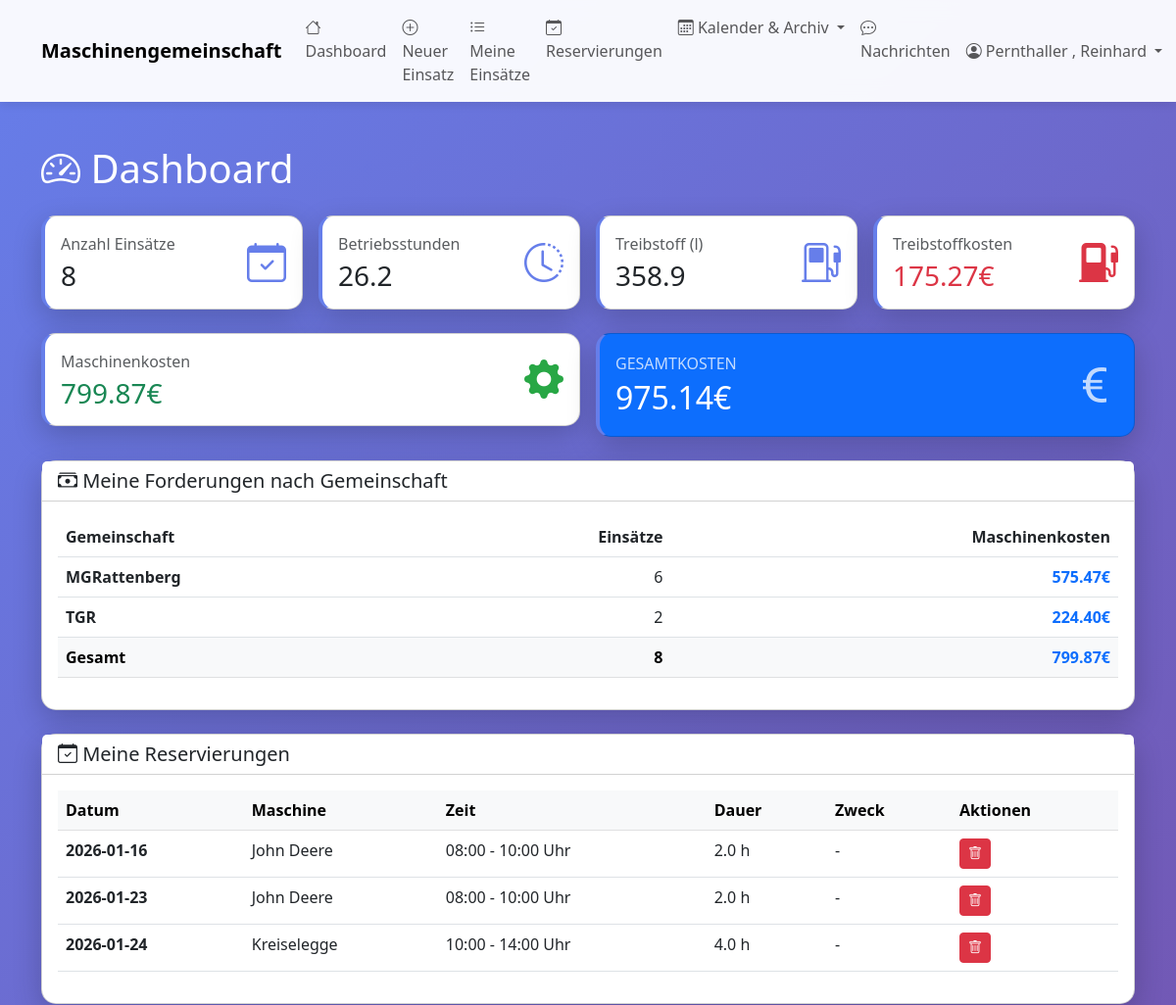
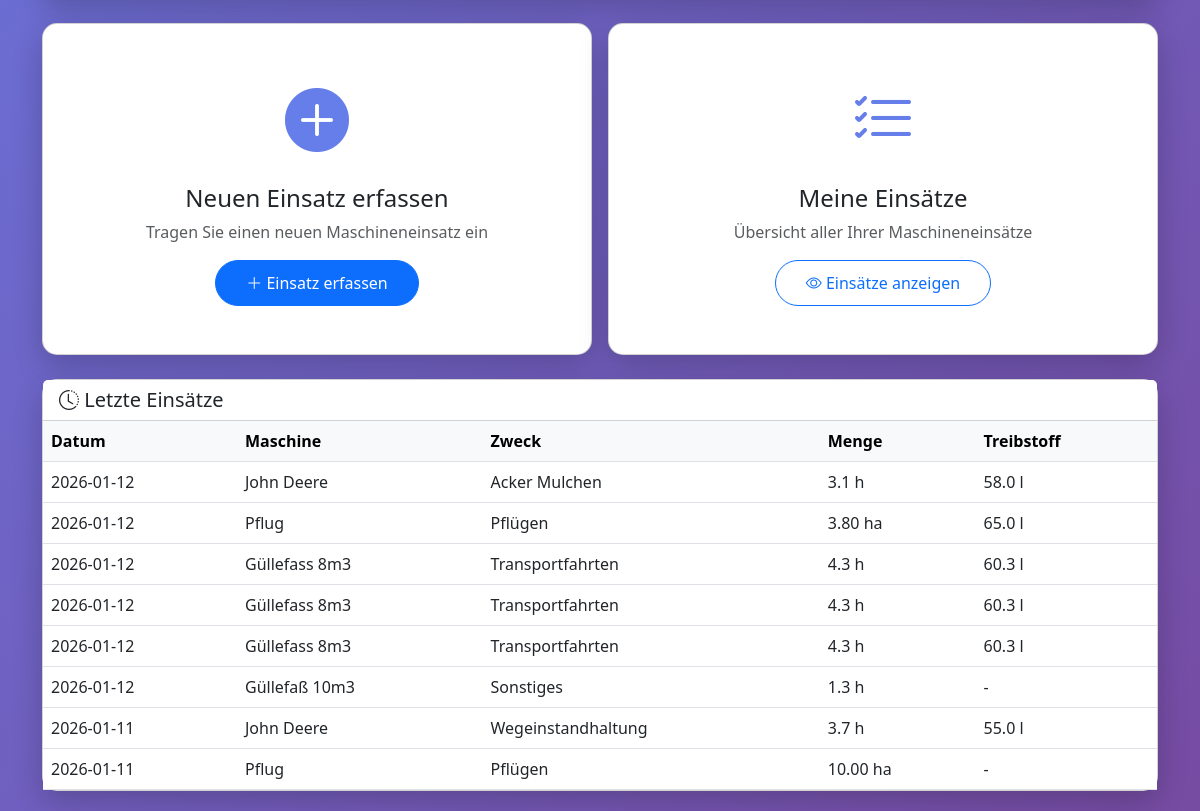
Page /dashboard (signed in) on the committed database (2 pictures, top to bottom).
### tables this page shows
CREATE TABLE gemeinschaften (
                id INTEGER PRIMARY KEY AUTOINCREMENT,
                name TEXT NOT NULL UNIQUE,
                beschreibung TEXT,
                erstellt_am TIMESTAMP DEFAULT CURRENT_TIMESTAMP,
                aktiv BOOLEAN DEFAULT 1
            );

CREATE TABLE maschinen_reservierungen (
                id INTEGER PRIMARY KEY AUTOINCREMENT,
                maschine_id INTEGER NOT NULL,
                benutzer_id INTEGER NOT NULL,
                datum DATE NOT NULL,
                uhrzeit_von TIME NOT NULL,
                uhrzeit_bis TIME NOT NULL,
                nutzungsdauer_stunden REAL NOT NULL,
                zweck TEXT,
                bemerkung TEXT,
                status TEXT DEFAULT 'aktiv',
                erstellt_am TIMESTAMP DEFAULT CURRENT_TIMESTAMP,
                geaendert_am TIMESTAMP DEFAULT CURRENT_TIMESTAMP,
                FOREIGN KEY (maschine_id) REFERENCES maschinen(id) ON DELETE CASCADE,
                FOREIGN KEY (benutzer_id) REFERENCES benutzer(id) ON DELETE CASCADE
            );

CREATE TABLE maschinen (
    id INTEGER PRIMARY KEY AUTOINCREMENT,
    bezeichnung TEXT NOT NULL,
    hersteller TEXT,
    modell TEXT,
    baujahr INTEGER,
    kennzeichen TEXT,
    anschaffungsdatum DATE,
    stundenzaehler_aktuell REAL,
    naechste_wartung_bei REAL,
    aktiv BOOLEAN DEFAULT 1,
    bemerkungen TEXT
, abrechnungsart TEXT DEFAULT 'stunden', preis_pro_einheit REAL DEFAULT 0.0, wartungsintervall INTEGER DEFAULT 50, naechste_wartung REAL, anmerkungen TEXT, erfassungsmodus TEXT DEFAULT 'fortlaufend', gemeinschaft_id INTEGER DEFAULT 1 REFERENCES gemeinschaften(id), anschaffungspreis REAL DEFAULT 0.0, abschreibungsdauer_jahre INTEGER DEFAULT 10);

CREATE TABLE einsatzzwecke (
    id INTEGER PRIMARY KEY AUTOINCREMENT,
    bezeichnung TEXT NOT NULL UNIQUE,
    beschreibung TEXT,
    aktiv BOOLEAN DEFAULT 1
);

### web_app.py (the view)
@app.route('/dashboard')
@login_required
def dashboard():
    archiviere_abgelaufene_reservierungen()
    with MaschinenDBContext(DB_PATH) as db:
        benutzer_id = session['benutzer_id']
        statistik = db.get_statistik_benutzer(benutzer_id)
        treibstoffkosten = statistik.get('gesamt_kosten', 0) or 0
        maschinenkosten = statistik.get('gesamt_maschinenkosten', 0) or 0
        statistik['gesamtkosten'] = treibstoffkosten + maschinenkosten
        einsaetze = db.get_einsaetze_by_benutzer(benutzer_id)
        letzte_einsaetze = einsaetze[:10] if einsaetze else []
        cursor = db.connection.cursor()
        cursor.execute("""
            SELECT
                g.id,
                g.name,
                COUNT(e.id) as anzahl_einsaetze,
                SUM(
                    CASE
                        WHEN m.abrechnungsart = 'stunden' THEN (e.endstand - e.anfangstand) * COALESCE(m.preis_pro_einheit, 0)
                        ELSE COALESCE(e.flaeche_menge, 0) * COALESCE(m.preis_pro_einheit, 0)
                    END
                ) as maschinenkosten
            FROM maschineneinsaetze e
            JOIN maschinen m ON e.maschine_id = m.id
            JOIN gemeinschaften g ON m.gemeinschaft_id = g.id
            WHERE e.benutzer_id = ?
            GROUP BY g.id, g.name
            ORDER BY g.name
        """, (benutzer_id,))
        columns = [desc[0] for desc in cursor.description]
        schulden_nach_gemeinschaft = []
        for row in cursor.fetchall():
            d = dict(zip(columns, row))
            d['bezeichnung'] = d['name']  # Mapping fÃ¼r Template
            d['gesamtkosten'] = d['maschinenkosten'] or 0
            schulden_nach_gemeinschaft.append(d)
        cursor.execute("""
            SELECT r.*, m.bezeichnung as maschine_bezeichnung
            FROM maschinen_reservierungen r
            JOIN maschinen m ON r.maschine_id = m.id
            WHERE r.benutzer_id = ?
              AND r.datum >= date('now')
              AND r.status = 'aktiv'
            ORDER BY r.datum, r.uhrzeit_von
        """, (benutzer_id,))
        columns = [desc[0] for desc in cursor.description]
        reservierungen = [dict(zip(columns, row)) for row in cursor.fetchall()]
        cursor.execute("""
            SELECT COUNT(*) FROM gemeinschafts_nachrichten n
            JOIN mitglied_gemeinschaft mg ON n.gemeinschaft_id = mg.gemeinschaft_id
            LEFT JOIN nachricht_gelesen ng ON n.id = ng.nachricht_id AND ng.benutzer_id = ?
            WHERE mg.mitglied_id = ? AND ng.id IS NULL
        """, (benutzer_id, benutzer_id))
        ungelesene_nachrichten = cursor.fetchone()[0]
    return render_template('dashboard.html',
                         statistik=statistik,
                         einsaetze=letzte_einsaetze,
                         schulden_nach_gemeinschaft=schulden_nach_gemeinschaft,
                         reservierungen=reservierungen,
                         ungelesene_nachrichten=ungelesene_nachrichten)

### templates/dashboard.html (shortened to what this page needs)
{% extends "base.html" %}
{% block content %}
<div class="row mt-4">
    <div class="col-12">
        <h1 class="text-white mb-4">
            <i class="bi bi-speedometer2"></i> Dashboard
        </h1>
    </div>
</div>
<div class="row g-3 mb-4">
    <div class="col-md-3">
        <div class="card stat-card">
            <div class="card-body">
                <div class="d-flex justify-content-between align-items-center">
                    <div>
                        <p class="text-muted mb-1">Anzahl Einsätze</p>
                        <h3 class="mb-0">{{ statistik.anzahl_einsaetze or 0 }}</h3>
                    </div>
                    <i class="bi bi-calendar-check" style="font-size: 2.5rem; color: #667eea;"></i>
                </div>
            </div>
        </div>
    </div>
    <div class="col-md-3">
        <div class="card stat-card">
            <div class="card-body">
                <div class="d-flex justify-content-between align-items-center">
                    <div>
                        <p class="text-muted mb-1">Betriebsstunden</p>
                        <h3 class="mb-0">{{ "%.1f"|format(statistik.gesamt_stunden or 0) }}</h3>
                    </div>
                    <i class="bi bi-clock-history" style="font-size: 2.5rem; color: #667eea;"></i>
                </div>
            </div>
        </div>
    </div>
    <div class="col-md-3">
        <div class="card stat-card">
            <div class="card-body">
                <div class="d-flex justify-content-between align-items-center">
                    <div>
                        <p class="text-muted mb-1">Treibstoff (l)</p>
                        <h3 class="mb-0">{{ "%.1f"|format(statistik.gesamt_treibstoff or 0) }}</h3>
                    </div>
                    <i class="bi bi-fuel-pump" style="font-size: 2.5rem; color: #667eea;"></i>
                </div>
            </div>
        </div>
    </div>
    <div class="col-md-3">
        <div class="card stat-card">
            <div class="card-body">
                <div class="d-flex justify-content-between align-items-center">
                    <div>
                        <p class="text-muted mb-1">Treibstoffkosten</p>
                        <h3 class="mb-0 text-danger">{{ "%.2f"|format(statistik.gesamt_kosten or 0) }}€</h3>
                    </div>
                    <i class="bi bi-fuel-pump-fill" style="font-size: 2.5rem; color: #dc3545;"></i>
                </div>
            </div>
        </div>
    </div>
</div>
<div class="row g-3 mb-4">
    <div class="col-md-6">
        <div class="card stat-card">
            <div class="card-body">
                <div class="d-flex justify-content-between align-items-center">
                    <div>
                        <p class="text-muted mb-1">Maschinenkosten</p>
                        <h3 class="mb-0 text-success">{{ "%.2f"|format(statistik.gesamt_maschinenkosten or 0) }}€</h3>
                    </div>
                    <i class="bi bi-gear-fill" style="font-size: 2.5rem; color: #28a745;"></i>
                </div>
            </div>
        </div>
    </div>
    <div class="col-md-6">
        <div class="card stat-card bg-primary text-white">
            <div class="card-body">
                <div class="d-flex justify-content-between align-items-center">
                    <div>
                        <p class="mb-1 opacity-75">GESAMTKOSTEN</p>
                        <h2 class="mb-0">{{ "%.2f"|format(statistik.gesamtkosten or 0) }}€</h2>
                    </div>
                    <i class="bi bi-currency-euro" style="font-size: 3rem; opacity: 0.75;"></i>
                </div>
            </div>
        </div>
    </div>
</div>
{% if schulden_nach_gemeinschaft %}
<div class="row mb-4">
    <div class="col-12">
        <div class="card">
            <div class="card-header bg-white">
                <h5 class="mb-0">
                    <i class="bi bi-cash-stack"></i> Meine Forderungen nach Gemeinschaft
                </h5>
            </div>
            <div class="card-body">
                <div class="table-responsive">
                    <table class="table table-hover">
                        <thead>
                            <tr>
                                <th>Gemeinschaft</th>
                                <th class="text-end">Einsätze</th>
                                <th class="text-end">Maschinenkosten</th>
                            </tr>
                        </thead>
                        <tbody>
                            {% for schuld in schulden_nach_gemeinschaft %}
                            <tr>
                                <td><strong>{{ schuld.bezeichnung }}</strong></td>
                                <td class="text-end">{{ schuld.anzahl_einsaetze }}</td>
                                <td class="text-end">
                                    <strong class="text-primary">{{ "%.2f"|format(schuld.gesamtkosten or 0) }}€</strong>
                                </td>
                            </tr>
                            {% endfor %}
                        </tbody>
                        <tfoot class="table-light">
                            <tr>
                                <th>Gesamt</th>
                                <th class="text-end">{{ schulden_nach_gemeinschaft|sum(attribute='anzahl_einsaetze') }}</th>
                                <th class="text-end">
                                    <strong class="text-primary">{{ "%.2f"|format(schulden_nach_gemeinschaft|sum(attribute='gesamtkosten')) }}€</strong>
                                </th>
                            </tr>
                        </tfoot>
                    </table>
                </div>
            </div>
        </div>
    </div>
</div>
{% endif %}
{% if reservierungen %}
<div class="row mb-4">
    <div class="col-12">
        <div class="card">
            <div class="card-header bg-white">
                <h5 class="mb-0">
                    <i class="bi bi-calendar-check"></i> Meine Reservierungen
                </h5>
            </div>
            <div class="card-body">
                <div class="table-responsive">
                    <table class="table table-hover">
                        <thead class="table-light">
                            <tr>
                                <th>Datum</th>
                                <th>Maschine</th>
                                <th>Zeit</th>
                                <th>Dauer</th>
                                <th>Zweck</th>
                                <th>Aktionen</th>
                            </tr>
                        </thead>
                        <tbody>
                            {% for res in reservierungen %}
                            <tr>
                                <td><strong>{{ res.datum }}</strong></td>
                                <td>{{ res.maschine_bezeichnung }}</td>
                                <td>{{ res.uhrzeit_von }} - {{ res.uhrzeit_bis }} Uhr</td>
                                <td>{{ res.nutzungsdauer_stunden }} h</td>
                                <td>{{ res.zweck or '-' }}</td>
                                <td>
                                    <form method="POST" action="{{ url_for('reservierung_stornieren', reservierung_id=res.id) }}"
                                          style="display: inline;" onsubmit="return confirm('Reservierung wirklich stornieren?');">
                                        <button type="submit" class="btn btn-sm btn-danger" title="Stornieren">
                                            <i class="bi bi-trash"></i>
                                        </button>
                                    </form>
                                </td>
                            </tr>
                            {% endfor %}
                        </tbody>
                    </table>
                </div>
            </div>
        </div>
    </div>
</div>
{% endif %}
<div class="row g-3 mb-4">
    <div class="col-md-6">
        <div class="card h-100">
            <div class="card-body text-center p-5">
                <i class="bi bi-plus-circle-fill" style="font-size: 4rem; color: #667eea;"></i>
                <h4 class="mt-3">Neuen Einsatz erfassen</h4>
                <p class="text-muted">Tragen Sie einen neuen Maschineneinsatz ein</p>
                <a href="{{ url_for('neuer_einsatz') }}" class="btn btn-primary btn-custom">
                    <i class="bi bi-plus-lg"></i> Einsatz erfassen
                </a>
            </div>
        </div>
    </div>
    <div class="col-md-6">
        <div class="card h-100">
            <div class="card-body text-center p-5">
                <i class="bi bi-list-check" style="font-size: 4rem; color: #667eea;"></i>
                <h4 class="mt-3">Meine Einsätze</h4>
                <p class="text-muted">Übersicht aller Ihrer Maschineneinsätze</p>
                <a href="{{ url_for('meine_einsaetze') }}" class="btn btn-outline-primary btn-custom">
                    <i class="bi bi-eye"></i> Einsätze anzeigen
                </a>
            </div>
        </div>
    </div>
</div>
{% if einsaetze %}
<div class="row">
    <div class="col-12">
        <div class="card">
            <div class="card-header bg-white">
                <h5 class="mb-0"><i class="bi bi-clock-history"></i> Letzte Einsätze</h5>
            </div>
            <div class="card-body p-0">
                <div class="table-responsive">
                    <table class="table table-hover mb-0">
                        <thead class="table-light">
                            <tr>
                                <th>Datum</th>
                                <th>Maschine</th>
                                <th>Zweck</th>
                                <th>Menge</th>
                                <th>Treibstoff</th>
                            </tr>
                        </thead>
                        <tbody>
                            {% for einsatz in einsaetze %}
                            <tr>
                                <td>{{ einsatz.datum }}</td>
                                <td>{{ einsatz.maschine }}</td>
                                <td>{{ einsatz.einsatzzweck }}</td>
                                <td>
                                    {% if einsatz.abrechnungsart == 'hektar' and einsatz.flaeche_menge %}
                                        {{ "%.2f"|format(einsatz.flaeche_menge) }} ha
                                    {% elif einsatz.abrechnungsart == 'kilometer' and einsatz.flaeche_menge %}
                                        {{ "%.2f"|format(einsatz.flaeche_menge) }} km
                                    {% elif einsatz.abrechnungsart == 'stueck' and einsatz.flaeche_menge %}
                                        {{ "%.0f"|format(einsatz.flaeche_menge) }} St
                                    {% else %}
                                        {{ "%.1f"|format(einsatz.betriebsstunden) }} h
                                    {% endif %}
                                </td>
                                <td>
                                    {% if einsatz.treibstoffverbrauch %}
                                        {{ "%.1f"|format(einsatz.treibstoffverbrauch) }} l
                                    {% else %}
                                        -
                                    {% endif %}
                                </td>
                            </tr>
                            {% endfor %}
                        </tbody>
                    </table>
                </div>
            </div>
        </div>
    </div>
</div>
{% endif %}
{% endblock %}

### rows in the picture
gemeinschaften: bezeichnung "MGRattenberg", anzahl_einsaetze "6", gesamtkosten "575.47"
gemeinschaften: bezeichnung "TGR", anzahl_einsaetze "2", gesamtkosten "224.40"
maschinen_reservierungen: datum "2026-01-16", maschine_bezeichnung "John Deere", uhrzeit_von "08:00", uhrzeit_bis "10:00", nutzungsdauer_stunden "2.0", zweck "-"
maschinen_reservierungen: datum "2026-01-23", maschine_bezeichnung "John Deere", uhrzeit_von "08:00", uhrzeit_bis "10:00", nutzungsdauer_stunden "2.0", zweck "-"
maschinen_reservierungen: datum "2026-01-24", maschine_bezeichnung "Kreiselegge", uhrzeit_von "10:00", uhrzeit_bis "14:00", nutzungsdauer_stunden "4.0", zweck "-"
maschinen: datum "2026-01-12", maschine "John Deere", einsatzzweck "Acker Mulchen", betriebsstunden "3.1", treibstoffverbrauch "58.0", datum "2026-01-11", einsatzzweck "Wegeinstandhaltung", betriebsstunden "3.7", treibstoffverbrauch "55.0"
maschinen: datum "2026-01-12", maschine "Pflug", einsatzzweck "Pflügen", flaeche_menge "3.80", treibstoffverbrauch "65.0", datum "2026-01-11", flaeche_menge "10.00"
maschinen: datum "2026-01-12", maschine "Güllefass 8m3", einsatzzweck "Transportfahrten", betriebsstunden "4.3", treibstoffverbrauch "60.3"
maschinen: datum "2026-01-12", maschine "Güllefaß 10m3", einsatzzweck "Sonstiges", betriebsstunden "1.3"

### other values in the picture
{{ session.get('benutzer_name') }} "Pernthaller , Reinhard"
{{ statistik.anzahl_einsaetze or 0 }} "8"
{{ "%.1f"|format(statistik.gesamt_stunden or 0) }} "26.2"
{{ "%.1f"|format(statistik.gesamt_treibstoff or 0) }} "358.9"
{{ "%.2f"|format(statistik.gesamt_kosten or 0) }} "175.27"
{{ "%.2f"|format(statistik.gesamt_maschinenkosten or 0) }} "799.87"
{{ "%.2f"|format(statistik.gesamtkosten or 0) }} "975.14"
{{ schulden_nach_gemeinschaft|sum(attribute='anzahl_einsaetze') }} "8"
